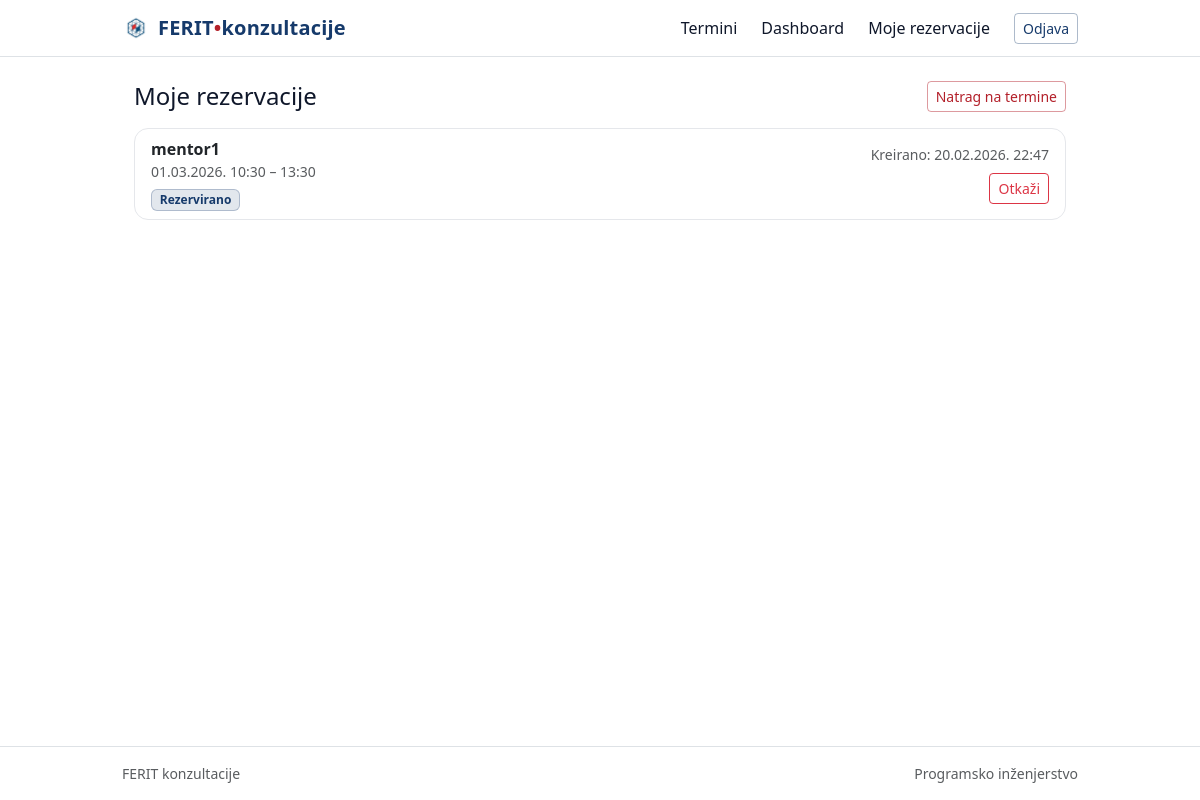
Page /my-bookings/ (signed in) on the earlier database version.
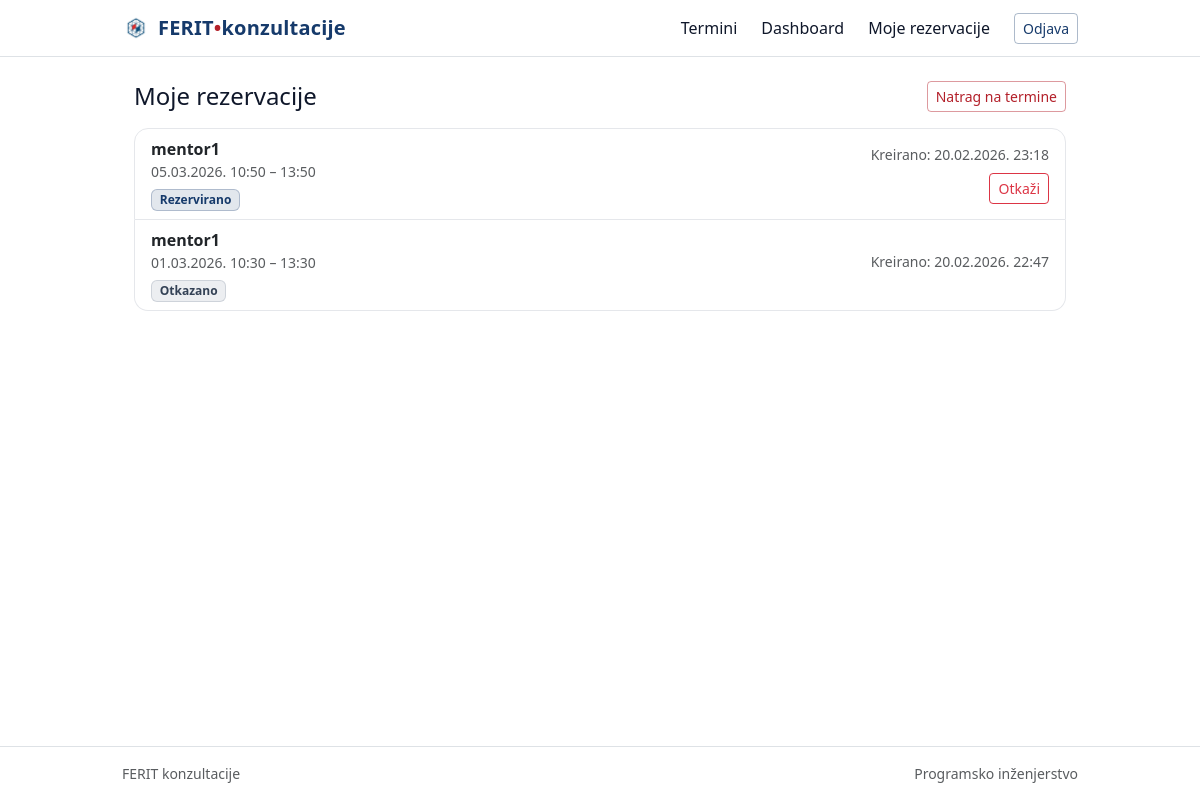
Same page on the later database version.
### booking/models.py (models this page shows, shortened)
class Booking(models.Model):
    STATUS_CHOICES = [
        ('booked', 'Booked'),
        ('cancelled', 'Cancelled'),
    ]
    slot = models.ForeignKey(
        'AvailabilitySlot',
        on_delete=models.CASCADE,
        related_name='bookings',
    )
    student = models.ForeignKey(
        settings.AUTH_USER_MODEL,
        on_delete=models.CASCADE,
        related_name='bookings',
    )
    status = models.CharField(max_length=20, choices=STATUS_CHOICES, default='booked')
    created_at = models.DateTimeField(default=timezone.now)
    class Meta:
        constraints = [
            models.UniqueConstraint(fields=['slot'], name='unique_booking_per_slot'),
        ]

class AvailabilitySlot(models.Model):
    mentor = models.ForeignKey(
        settings.AUTH_USER_MODEL, on_delete=models.CASCADE, related_name="availability_slots"
    )
    start_at = models.DateTimeField()
    end_at = models.DateTimeField()
    is_active = models.BooleanField(default=True)
    class Meta:
        ordering = ["start_at"]
        constraints = [
            models.CheckConstraint(
                check=models.Q(end_at__gt=models.F("start_at")),
                name="slot_end_after_start",
            ),
        ]

### booking/views.py (the view)
# urls.py: path("my-bookings/", views.MyBookingsView.as_view(), name="my_bookings"),
class MyBookingsView(LoginRequiredMixin, ListView):
    template_name = "booking/my_bookings.html"
    context_object_name = "bookings"
    def get_queryset(self):
        return (
            Booking.objects.filter(student=self.request.user)
            .select_related("slot", "slot__mentor")
            .order_by("-created_at")
        )

### accounts/context_processors.py (called while the page is built)
def role_flags(request):
    user = request.user
    is_mentor = False
    is_student = False
    if user.is_authenticated:
        is_mentor = user.is_superuser or user.groups.filter(name="mentor").exists()
        is_student = not is_mentor  # svi ostali prijavljeni korisnici tretiraju se kao studenti
    return {
        "is_mentor": is_mentor,
        "is_student": is_student,
    }

### templates/booking/my_bookings.html (shortened to what this page needs)
{% extends "base.html" %}
{% block content %}
<div class="container">
  <div class="d-flex justify-content-between align-items-center mb-3">
    <h1 class="h4 mb-0">Moje rezervacije</h1>
    <a class="btn btn-outline-primary btn-sm" href="{% url 'booking:home' %}">
      Natrag na termine
    </a>
  </div>
  {% if bookings %}
    <div class="list-group">
      {% for b in bookings %}
        <div class="list-group-item d-flex justify-content-between align-items-center">
          <div>
            <div class="fw-semibold">{{ b.slot.mentor.username }}</div>
            <div class="text-muted small">
              {{ b.slot.start_at|date:"d.m.Y. H:i" }} – {{ b.slot.end_at|date:"H:i" }}
            </div>
            <div class="mt-1">
              {% if b.status == "booked" %}
                <span class="badge bg-success">Rezervirano</span>
              {% elif b.status == "cancelled" %}
                <span class="badge bg-secondary">Otkazano</span>
              {% else %}
                <span class="badge bg-secondary">{{ b.get_status_display }}</span>
              {% endif %}
            </div>
          </div>
          <div class="text-end">
            <div class="text-muted small mb-2">
              Kreirano: {{ b.created_at|date:"d.m.Y. H:i" }}
            </div>
            {% if b.status == "booked" %}
              <a class="btn btn-sm btn-outline-danger"
                 href="{% url 'booking:cancel_booking' booking_id=b.id %}">
                Otkaži
              </a>
            {% endif %}
          </div>
        </div>
      {% endfor %}
    </div>
  {% else %}
    <div class="alert alert-info">
      Trenutno nemaš rezervacija.
    </div>
  {% endif %}
</div>
{% endblock %}

### templates/base.html (shortened to what this page needs)
{% load static %}
<!doctype html>
<html lang="hr">
<head>
  <link href="https://cdn.jsdelivr.net/npm/bootstrap@5.3.3/dist/css/bootstrap.min.css" rel="stylesheet">
  <link rel="stylesheet" href="{% static 'css/style.css' %}">
</head>
<body>
  <div class="page-wrap">
    {% include "partials/navbar.html" %}
    <main class="py-4">
      <div class="container container-narrow">
        {% block content %}{% endblock %}
      </div>
    </main>
    <footer class="py-3 border-top">
      <div class="container container-narrow small text-muted d-flex justify-content-between">
        <div>FERIT konzultacije</div>
        <div>Programsko inženjerstvo</div>
      </div>
    </footer>
  </div>
</body>
</html>

### templates/partials/navbar.html (shortened to what this page needs)
{% load static %}
<nav class="navbar navbar-expand-lg border-bottom">
  <div class="container container-narrow">
    <a class="navbar-brand fw-semibold d-flex align-items-center gap-2" href="{% url 'booking:home' %}">
      <img src="{% static 'images/logo.png' %}" alt="FERIT logo" style="height: 28px; width: auto;">
      <span>FERIT<span class="brand-dot">•</span>konzultacije</span>
    </a>
    <div class="collapse navbar-collapse" id="navMain">
      <ul class="navbar-nav ms-auto align-items-lg-center gap-lg-2">
        <li class="nav-item">
          <a class="nav-link" href="{% url 'booking:home' %}">Termini</a>
        </li>
        {% if user.is_authenticated %}
          <li class="nav-item">
            <a class="nav-link" href="{% url 'accounts:dashboard' %}">Dashboard</a>
          </li>
          <li class="nav-item">
            <a class="nav-link" href="{% url 'booking:my_bookings' %}">Moje rezervacije</a>
          </li>
          <li class="nav-item ms-lg-2">
            <form method="post" action="{% url 'accounts:logout' %}" class="d-inline">
              <button type="submit" class="btn btn-outline-secondary btn-sm">Odjava</button>
            </form>
          </li>
        {% endif %}
      </ul>
    </div>
  </div>
</nav>

### static/css/style.css (style rules this page uses)
:root { --ferit-red: #b3202a; --ferit-red-2: #d34b54; --ferit-blue: #163a6b; --ink: #0f172a; --muted: #64748b; --bg: #ffffff; --surface: #ffffff; --border: #e5e7eb; --shadow: 0 10px 25px rgba(2, 6, 23, 0.08); --radius: 14px; }
body { background: var(--bg); color: var(--ink); }
a { color: var(--ferit-blue); text-decoration: none; }
.page-wrap { min-height: 100vh; display: flex; flex-direction: column; }
main { flex: 1; }
.container-narrow { max-width: 980px; }
.navbar { background: var(--surface) !important; border-bottom: 1px solid var(--border); }
.navbar-brand { color: var(--ferit-blue) !important; letter-spacing: .2px; }
.navbar-brand .brand-dot { color: var(--ferit-red); }
.navbar .nav-link { color: var(--ink) !important; }
.list-group-item { border-color: var(--border); }
.list-group-item:first-child { border-top-left-radius: var(--radius); border-top-right-radius: var(--radius); }
.list-group-item:last-child { border-bottom-left-radius: var(--radius); border-bottom-right-radius: var(--radius); }
.btn-outline-primary { color: var(--ferit-red); border-color: rgba(179, 32, 42, 0.45); }
.btn-outline-secondary { color: var(--ferit-blue); border-color: rgba(22, 58, 107, 0.35); }
.badge.bg-success { background-color: rgba(22, 58, 107, 0.12) !important; color: var(--ferit-blue) !important; border: 1px solid rgba(22, 58, 107, 0.25); }
.badge.bg-secondary { background-color: rgba(100, 116, 139, 0.12) !important; color: #334155 !important; border: 1px solid rgba(100, 116, 139, 0.22); }

Differences in the rows shown:
added Booking: slot.mentor.username "mentor1", slot.start_at "05.03.2026. 10:50", slot.end_at "13:50", status "Rezervirano", created_at "20.02.2026. 23:18"
changed Booking (number 2 of 2 on the later page): status "Rezervirano Otkaži" → "Otkazano"
